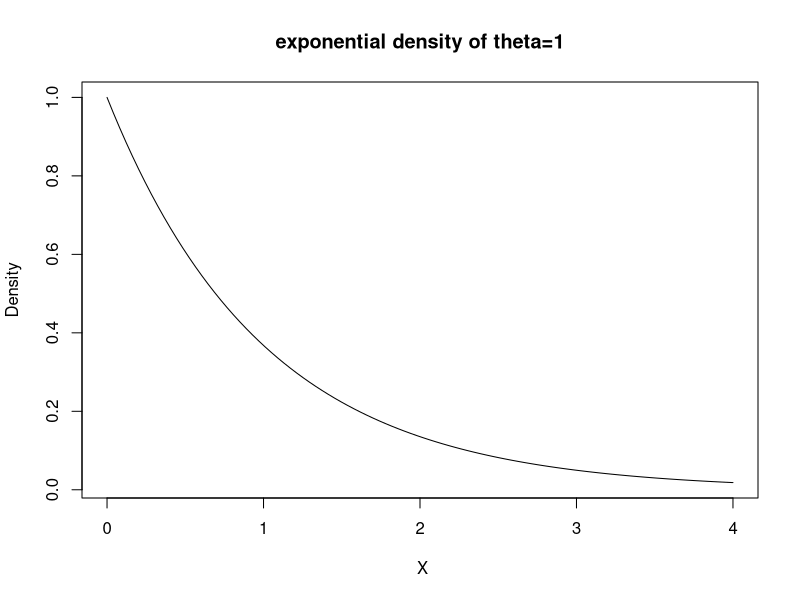
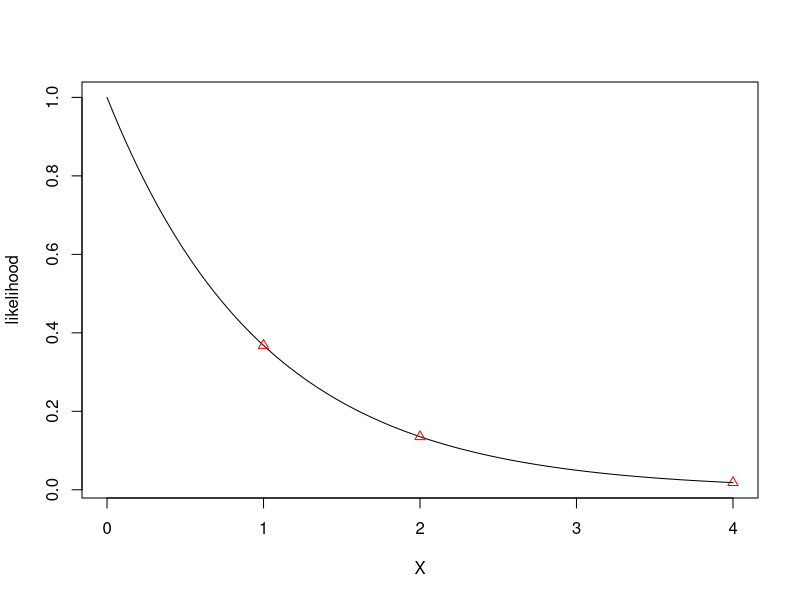
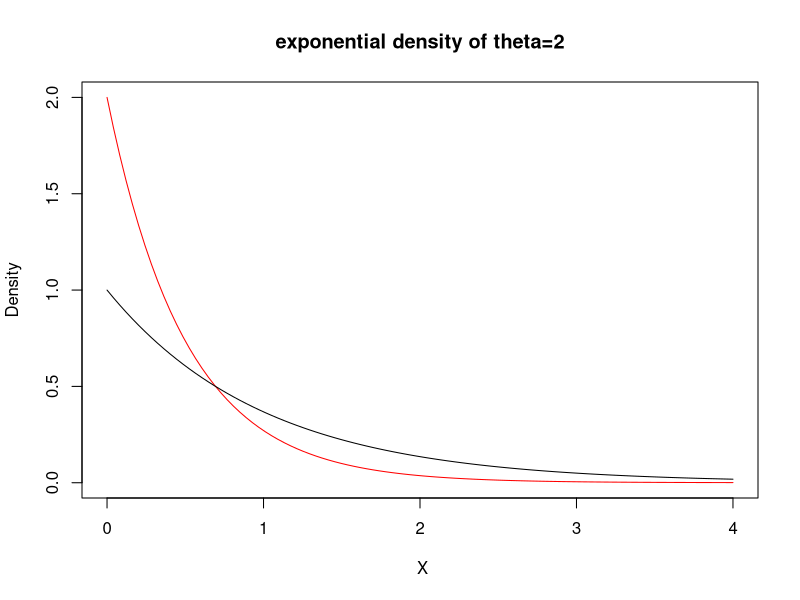
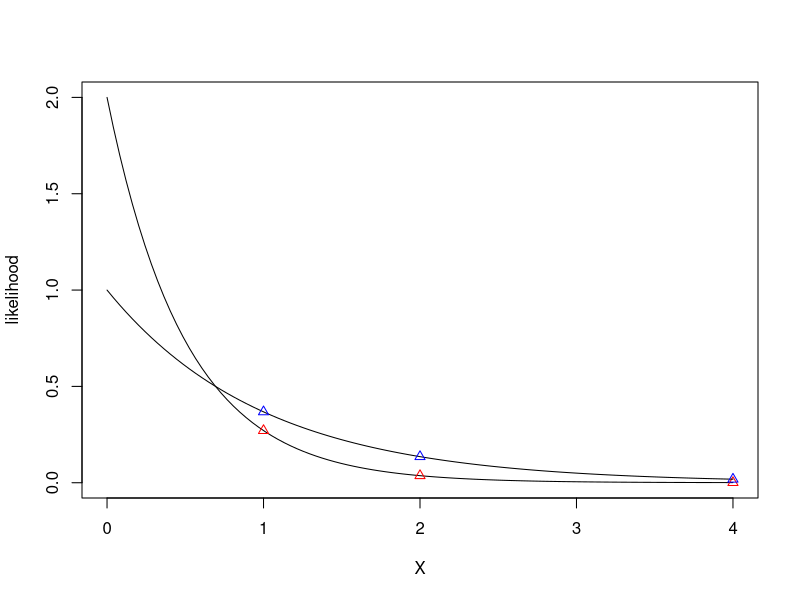
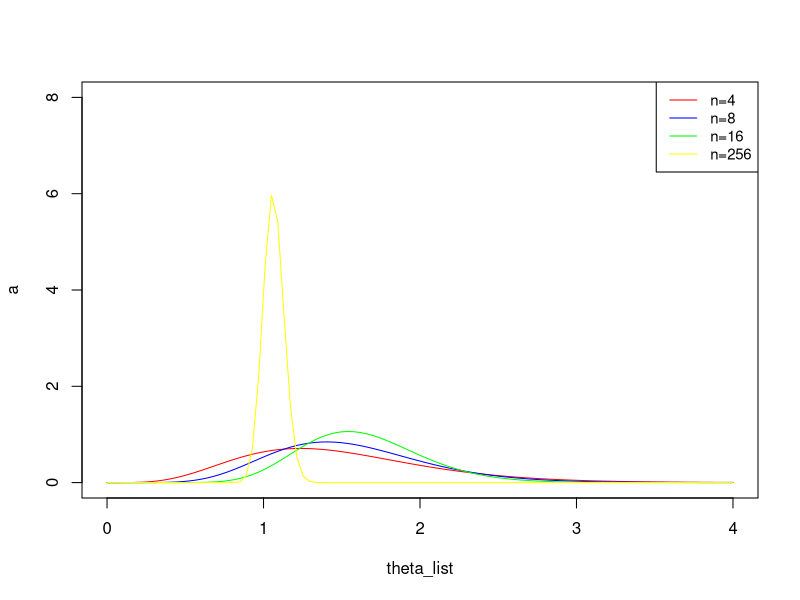

The R source for these figures, in order:
setwd("/Users/jiahonghu/Desktop/hw5")

### problem 2 

## part a 

e_x<-seq(from=0,to=4,length=100)
ex_density<-dexp(e_x,rate=1)
plot(e_x,ex_density,type="l",main="exponential density of theta=1",xlab=" X",ylab="Density")

## part b 
x_b=c(1,2,4)
l_value=function(x){
        exp(-x)
}
l_value_set=l_value(x_b)
likelihood=prod(l_value_set)

plot(e_x,l_value(e_x),type="l",xlab="X", ylab="likelihood")
points(x_b,l_value_set,pch=2,col="red",main="likelihood plot")

## part c 

e_x<-seq(from=0,to=4,length=100)
ex_density_2<-dexp(e_x,rate=2)
plot(e_x,ex_density_2,type="l",main="exponential density of theta=2",col="red",xlab=" X",ylab="Density")
lines(e_x,ex_density)
 
x_b=c(1,2,4)
l_value_2=function(x){
        2*exp(-2*x)
}
l_value_set_2=l_value_2(x_b)
likelihood_2=prod(l_value_set_2)

plot(e_x,l_value_2(e_x),type="l",xlab="X", ylab="likelihood")
points(x_b,l_value_set_2,pch=2,col="red")
lines(e_x,l_value(e_x))
points(x_b,l_value_set,pch=2,col="blue")


## part g 

data<-rexp(n=256,rate=1)
alpha_0<-2
beta_0<-0.2
n=1:256
theta_list<-seq(from=0,to=4,length=100)
alpha=NULL
beta=NULL
      
for(i in 1:256){
        
        alpha[i]=alpha_0+n[i]
        beta[i]=beta_0+sum(data[1:i])
        
}

a=dgamma(theta_list,shape=alpha[4],scale=1/beta[4])
plot(theta_list,a,ylim=c(0,8),type="l",col="red")
b=dgamma(theta_list,shape=alpha[8],scale=1/beta[8])
lines(theta_list,b,col="blue")
c=dgamma(theta_list,shape=alpha[16],scale=1/beta[16])
lines(theta_list,c,col="green")
d=dgamma(theta_list,shape=alpha[256],scale=1/beta[256])
lines(theta_list,d,col="yellow")


legend("topright",c("n=4","n=8","n=16","n=256"),col=c("red","blue","green","yellow"),cex=0.9,lty=c(1,1,1,1))







